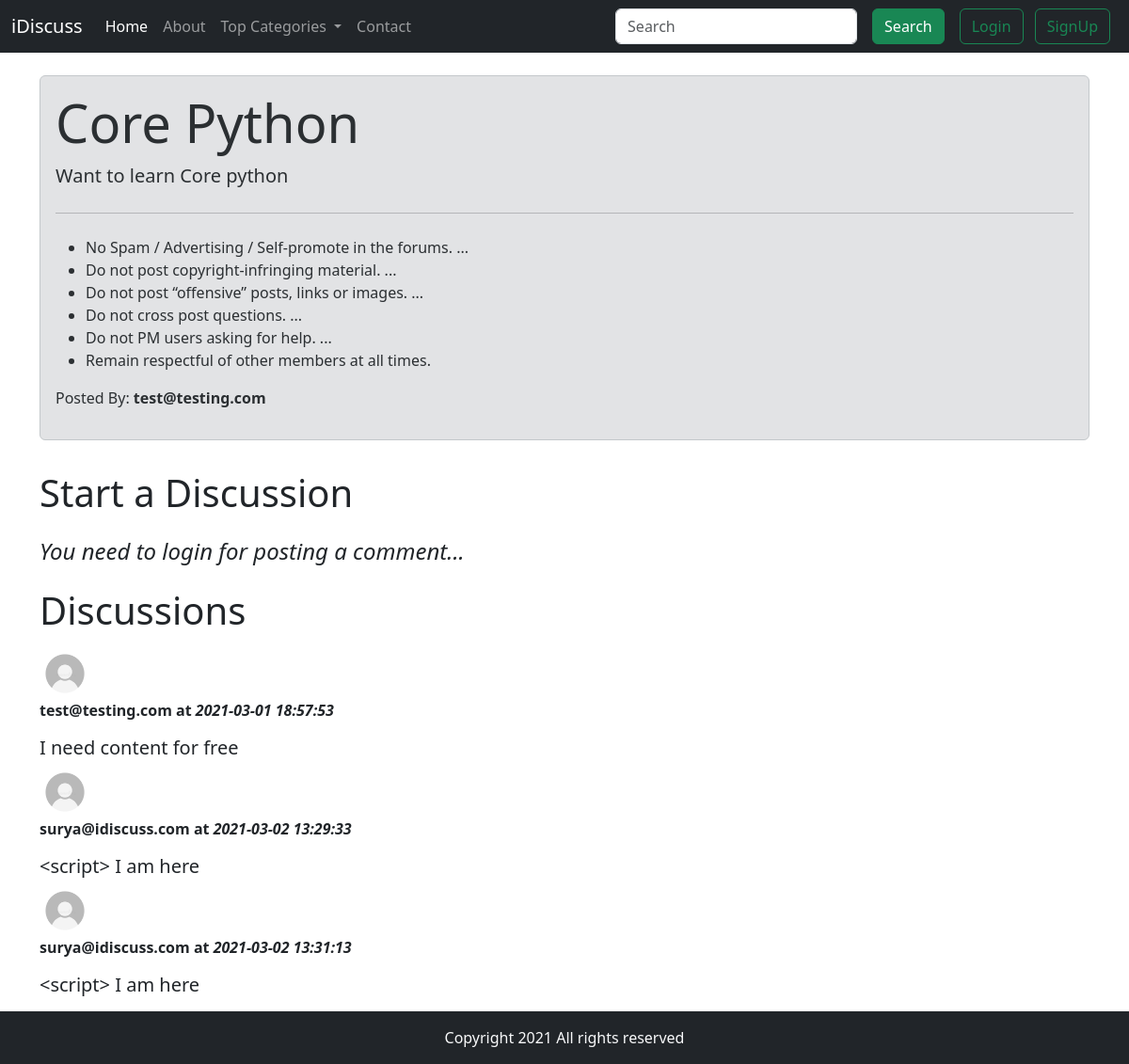
Page /thread.php?threadid=8 on the committed database.
### tables this page shows
CREATE TABLE `threads` (
  `thread_id` int(8) NOT NULL,
  `thread_title` varchar(255) NOT NULL,
  `thread_desc` text NOT NULL,
  `thread_cat_id` int(8) NOT NULL,
  `thread_user_id` int(8) NOT NULL,
  `timestamp` datetime NOT NULL DEFAULT current_timestamp()
);

CREATE TABLE `users` (
  `user_sno` int(8) NOT NULL,
  `user_email` varchar(30) NOT NULL,
  `user_pass` varchar(255) NOT NULL,
  `user_time` datetime NOT NULL DEFAULT current_timestamp()
);

CREATE TABLE `comments` (
  `comment_id` int(8) NOT NULL,
  `comment_content` text NOT NULL,
  `thread_id` int(8) NOT NULL,
  `comment_by` int(8) NOT NULL,
  `comment_time` datetime NOT NULL DEFAULT current_timestamp()
);

### thread.php (the view, shortened to what this page needs)
<!doctype html>
<html lang="en">
<head>
    <link rel="stylesheet" href="css/bootstrap.min.css">
</head>
<body>
    <?php include "partials/_dbconnect.php"; ?>
    <?php include "partials/_header.php"; ?>
    <?php
    $id = $_GET['threadid'];
    $sql = "SELECT * FROM `threads` WHERE thread_id=$id ";
    $result = mysqli_query($conn, $sql);
    while ($row = mysqli_fetch_assoc($result)) {
        $title = $row['thread_title'];
        $description = $row['thread_desc'];
        $commentedby = $row['thread_user_id'];
        $sql3 = "SELECT user_email FROM `users` WHERE user_sno = $commentedby ";
        $result3 = mysqli_query($conn, $sql3);
        $row3 = mysqli_fetch_assoc($result3);
        $postedby = $row3['user_email'];
    }
    ?>
    <div class="container my-4 ">
        <div class="alert alert-secondary">
            <h1 class="display-4"><?php echo $title; ?></h1>
            <p class="lead"> <?php echo $description; ?></p>
            <hr class="my-4">
            <p>
            <ul>
                <li> No Spam / Advertising / Self-promote in the forums. ...</li>
                <li> Do not post copyright-infringing material. ...</li>
                <li> Do not post “offensive” posts, links or images. ...</li>
                <li> Do not cross post questions. ...</li>
                <li> Do not PM users asking for help. ...</li>
                <li> Remain respectful of other members at all times.</li>
            </ul>
            </p>
            <p> Posted By: <b><?php echo $postedby; ?></b> </p>
        </div>
    </div>
    <div class="container">
        <h1 class="py-2">Start a Discussion</h1>
        <p>
        <h4><i> You need to login for posting a comment... </i></h4>
        </p>
    </div>
    <div class="container my-3" id="#ques">
        <h1 class="py-2">Discussions</h1>
        <?php
        $id = $_GET['threadid'];
        $sql = "SELECT * FROM `comments` WHERE thread_id=$id ";
        $result = mysqli_query($conn, $sql);
        while ($row = mysqli_fetch_assoc($result)) {
            $comment = $row['comment_content'];
            $comment_time = $row['comment_time'];
            $thread_user_id = $row['comment_by'];
            $sql2 = "SELECT user_email FROM `users` WHERE user_sno = $thread_user_id ";
            $result2 = mysqli_query($conn, $sql2);
            $row2 = mysqli_fetch_assoc($result2);
        ?>
        <div class="media">
            <img src="img/userdefault.jpg" width="54px" class="mr-3" alt="Generic placeholder image">
            <div class="media-body">
                <p class="fw-bold"><?php echo $row2['user_email']; ?> at <?php echo "<i>" . $comment_time . "</i>"; ?>
                </p>
                <h5 class="mt-0"><?php echo $comment; ?></h5>
            </div>
        </div>
        <?php
        }
        ?>
    </div>
    <?php include "partials/_footer.php"; ?>
</body>
</html>

### rows in the picture
threads: thread_title "Core Python", thread_desc "Want to learn Core python"
users: user_email "test@testing.com"
comments: users.user_email "test@testing.com", comment_time "2021-03-01 18:57:53", comment_content "I need content for free"
comments: users.user_email "surya@idiscuss.com", comment_time "2021-03-02 13:29:33", comment_content "<script> I am here"
comments: users.user_email "surya@idiscuss.com", comment_time "2021-03-02 13:31:13", comment_content "<script> I am here"
